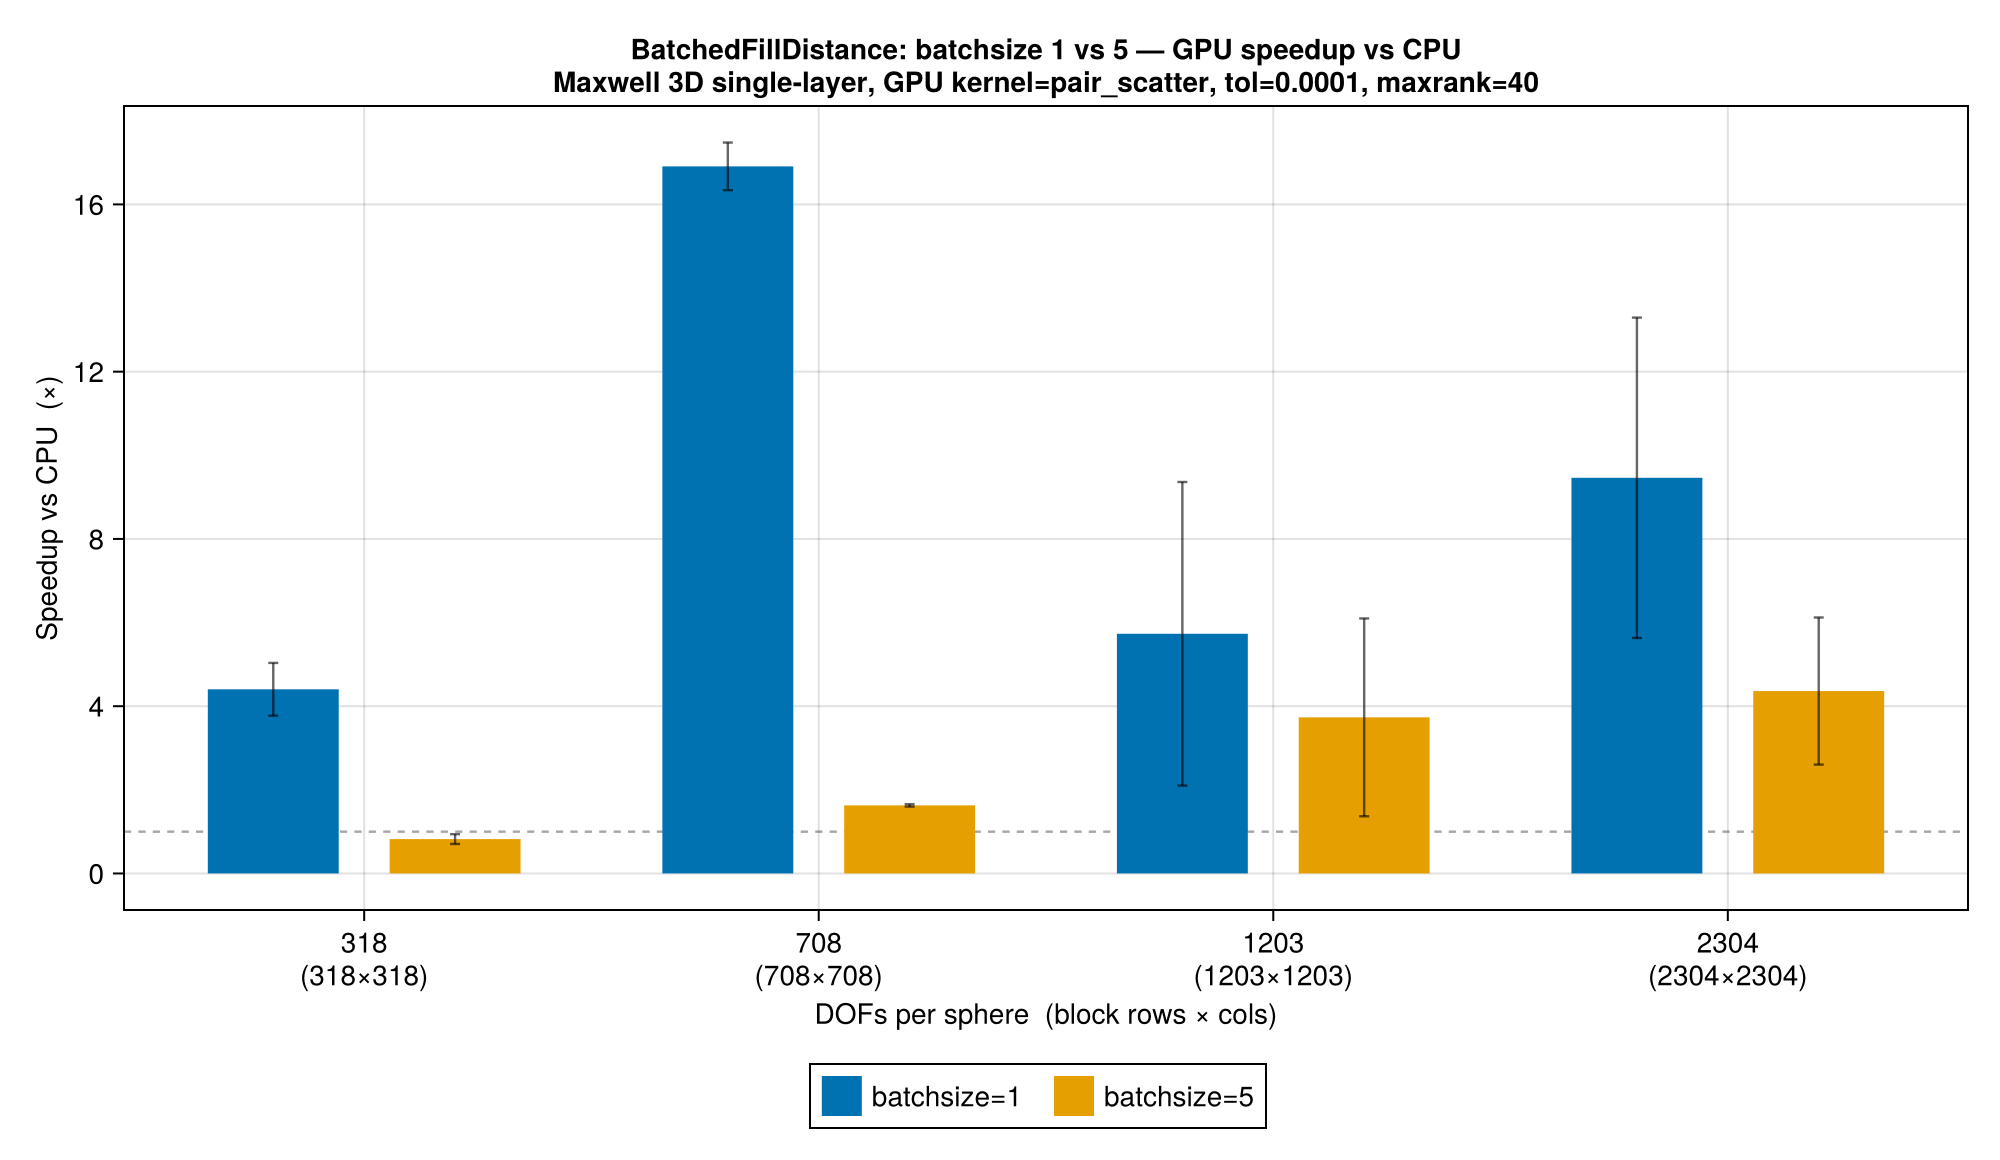

Recreate this plot in Julia.
using AdaptiveCrossApproximation
using BEAST: Maxwell3D, raviartthomas, scalartype
using CUDA
using CompScienceMeshes
using StaticArrays: SVector
using Statistics
using CairoMakie
using LinearAlgebra

const GPU_KERNEL  = :pair_scatter   # assembly kernel — held fixed while batch size varies
const BATCH_SIZES = (1, 5)
const RESOLUTIONS = [0.5, 0.3, 0.2, 0.15]
const MAXRANK     = 40
const N_REPEATS   = 10
const TOL         = 1e-4
const SEPARATION  = SVector{3,Float64}(0.0, 0.0, 4.0)

const T_CRIT = Dict(
    1 => 12.706,
    2 => 4.303,
    3 => 3.182,
    4 => 2.776,
    5 => 2.571,
    6 => 2.447,
    7 => 2.365,
    8 => 2.306,
    9 => 2.262,
    10 => 2.228,
    20 => 2.086,
    30 => 2.042,
)

function ci95(samples)
    n = length(samples)
    n == 1 && return 0.0
    return get(T_CRIT, n - 1, 1.96) * std(samples) / sqrt(n)
end

function build_problem(res)
    Γ1 = meshsphere(1.0, res)
    Γ2 = translate(meshsphere(1.0, res), SEPARATION)
    op = Maxwell3D.singlelayer(; wavenumber=2π / 0.5)
    X1 = raviartthomas(Γ1)
    X2 = raviartthomas(Γ2)
    return op, X1, X2
end

# ── CPU block assembly + ACA (MaximumValue pivoting) ─────────────────────────

function run_block_cpu(op, X1, X2)
    aca       = ACA(AdaptiveCrossApproximation.MaximumValue(), AdaptiveCrossApproximation.MaximumValue(), AdaptiveCrossApproximation.FNormEstimator(TOL))
    K         = AdaptiveCrossApproximation.AbstractKernelMatrix(op, X1, X2)
    rowbuffer = zeros(scalartype(op), MAXRANK, length(X2))
    colbuffer = zeros(scalartype(op), length(X1), MAXRANK)
    test_ids  = collect(1:length(X1))
    trial_ids = collect(1:length(X2))
    return aca(K, colbuffer, rowbuffer, MAXRANK; rowidcs=test_ids, colidcs=trial_ids)
end

function run_block_gpu(assembler, X1, X2; batchsize::Int)
    ext       = Base.get_extension(AdaptiveCrossApproximation, :ACACUDAExt)
    test_ids  = collect(1:length(X1))
    trial_ids = collect(1:length(X2))
    rowpiv    = BatchedFillDistance(X1.pos; batchsize=batchsize)
    colpiv    = BatchedFillDistance(X2.pos; batchsize=batchsize)
    return ext.compress_block_gpu(
        assembler, test_ids, trial_ids; rowpivoting=rowpiv, columnpivoting=colpiv
    )
end

# ── Result type ───────────────────────────────────────────────────────────────

struct BenchResult
    ndofs::Int
    block_size::Tuple{Int,Int}
    batchsize::Int        # 0 → CPU baseline
    t_mean::Float64
    t_ci::Float64
    speedup::Float64      # vs CPU; 1.0 for the CPU entry
    speedup_ci::Float64
end

# ── Run benchmarks ────────────────────────────────────────────────────────────

function run_benchmarks()
    CUDA.functional() || error("CUDA not available")
    ext = Base.get_extension(AdaptiveCrossApproximation, :ACACUDAExt)
    ext === nothing && error("ACACUDAExt not loaded")

    results = BenchResult[]

    for res in RESOLUTIONS
        op, X1, X2 = build_problem(res)
        m, n       = length(X1), length(X2)
        block_size = (m, n)

        println("\nBlock $(m)×$(n)  ($(m * n) entries, res=$(res), kernel=$(GPU_KERNEL))")

        # ── CPU baseline ──
        print("  CPU warmup ... ")
        run_block_cpu(op, X1, X2)
        println("done")

        print("  CPU ($(N_REPEATS)×) ... ")
        cpu_samples = [@elapsed run_block_cpu(op, X1, X2) for _ in 1:N_REPEATS]
        μ_cpu = mean(cpu_samples)
        ci_cpu = ci95(cpu_samples)
        println("$(round(μ_cpu; digits=3))s ± $(round(ci_cpu; digits=3))s")
        push!(results, BenchResult(m, block_size, 0, μ_cpu, ci_cpu, 1.0, 0.0))

        assembler = ext.GPUBlockAssembler(
            op, X1, X2; kernel=GPU_KERNEL, maxrank=MAXRANK, tol=TOL
        )

        for bs in BATCH_SIZES
            for backend in (:cpu, :cusolver)
                for fnorm_iter in (true, false)
            label = "GPU batchsize=$(bs), svd backend $backend, 1 by 1 fnorm iteration $fnorm_iter"

            print("  $(label) warmup ... ")
            run_block_gpu(assembler, X1, X2; batchsize=bs)
            CUDA.synchronize()
            println("done")

            print("  $(label) ($(N_REPEATS)×) ... ")
            gpu_samples = [
                begin
                    t = @elapsed run_block_gpu(assembler, X1, X2; batchsize=bs)
                    CUDA.synchronize()
                    t
                end for _ in 1:N_REPEATS
            ]
            μ_gpu = mean(gpu_samples)
            ci_gpu = ci95(gpu_samples)
            speedup = μ_cpu / μ_gpu
            rel_var = (ci_cpu / μ_cpu)^2 + (ci_gpu / μ_gpu)^2
            speedup_ci = speedup * sqrt(rel_var)

            println(
                "$(round(μ_gpu; digits=3))s ± $(round(ci_gpu; digits=3))s  " *
                "($(round(speedup; digits=2))× ± $(round(speedup_ci; digits=2)))",
            )
            push!(
                results, BenchResult(m, block_size, bs, μ_gpu, ci_gpu, speedup, speedup_ci)
            )
        end
    end
    end
    end

    return results
end

# ── Plot ──────────────────────────────────────────────────────────────────────

function plot_results(results; output="./figure/bench_gpu_threshold.png")
    gpu_results = filter(r -> r.batchsize > 0, results)
    ndofs_vals  = sort(unique(r.ndofs for r in gpu_results))
    n_groups    = length(ndofs_vals)
    n_bars      = length(BATCH_SIZES)
    bar_width   = 0.8 / n_bars

    rmap = Dict((r.ndofs, r.batchsize) => r for r in results)

    wong   = Makie.wong_colors()
    colors = Dict(bs => wong[mod1(i, length(wong))] for (i, bs) in enumerate(BATCH_SIZES))

    xtick_labels = [
        let r = rmap[(ndofs_vals[gi], BATCH_SIZES[1])]
            "$(ndofs_vals[gi])\n($(r.block_size[1])×$(r.block_size[2]))"
        end for gi in 1:n_groups
    ]

    fig = Figure(; size=(1000, 580))
    ax  = Axis(fig[1, 1]; title="BatchedFillDistance: batchsize 1 vs $(BATCH_SIZES[2]) — GPU speedup vs CPU\n" * "Maxwell 3D single-layer, GPU kernel=$(GPU_KERNEL), " * "tol=$(TOL), maxrank=$(MAXRANK)", xlabel="DOFs per sphere  (block rows × cols)", ylabel="Speedup vs CPU  (×)", xticks=(1:n_groups, xtick_labels), yticks=LinearTicks(6))

    hlines!(ax, [1.0]; color=(:black, 0.35), linestyle=:dash, linewidth=1.2)

    for (bi, bs) in enumerate(BATCH_SIZES)
        offset = (bi - (n_bars + 1) / 2) * bar_width
        xs     = [gi + offset for gi in 1:n_groups]

        rows  = [get(rmap, (ndofs_vals[gi], bs), nothing) for gi in 1:n_groups]
        svals = [isnothing(r) ? NaN : r.speedup for r in rows]
        scis  = [isnothing(r) ? NaN : r.speedup_ci for r in rows]

        barplot!(
            ax, xs, svals; width=bar_width * 0.9, color=colors[bs], label="batchsize=$(bs)"
        )
        errorbars!(ax, xs, svals, scis; whiskerwidth=5, color=(:black, 0.6), linewidth=1.2)
    end

    Legend(fig[2, :], ax; orientation=:horizontal, tellwidth=false, nbanks=1)

    save(output, fig)
    println("\nSaved plot to $(output)")
    return fig
end

# ── Entry point ───────────────────────────────────────────────────────────────

results = run_benchmarks()
fig     = plot_results(results; output=joinpath(@__DIR__, "bench_gpu_threshold.png"))
gpu_threshold.png"))
